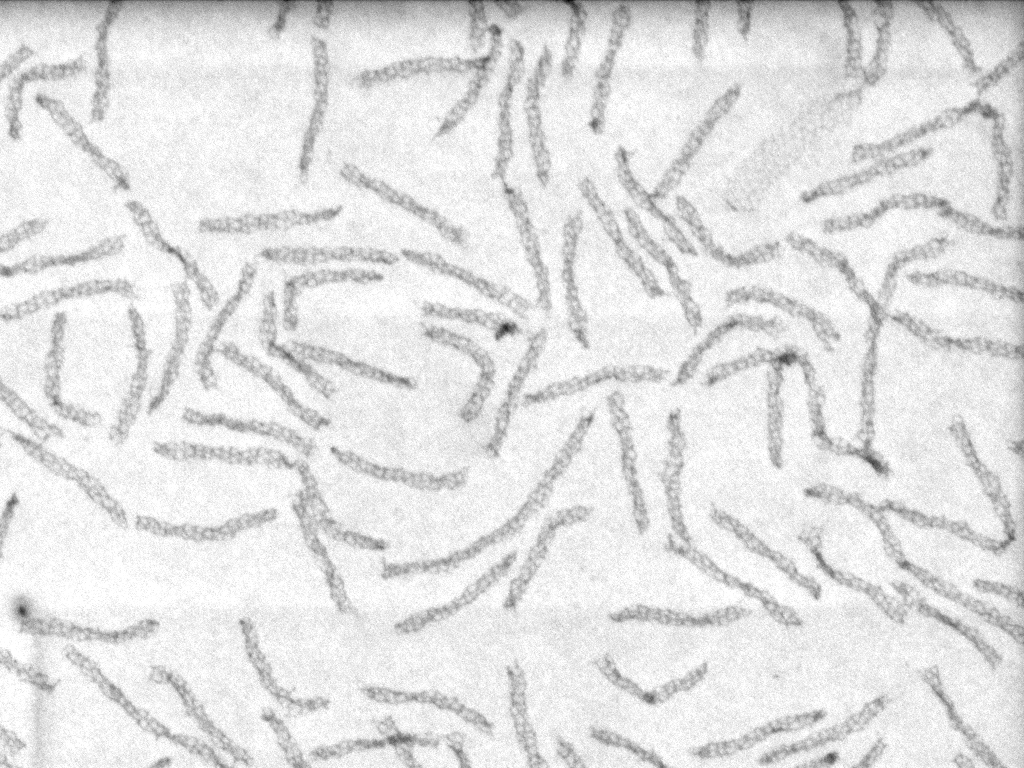
#> input picture test_images/tube dimer10.tif, 1024 x 768 px
$ python segment_trusses_region_based.py
#> lines starting #> are read from the running program, lines starting #| are printed output that depends on the picture; after the words box and inside, x2 and y2 are one past the last pixel; in counts of white or black regions, pixels touching at a corner belong together
import os
import matplotlib.pyplot as plt
import matplotlib
from skimage import io, filters, morphology, feature, measure
from scipy import ndimage
from skimage.color import label2rgb

matplotlib.use('Qt5Agg')

in_folder = 'test_images'
file_name = 'tube dimer10.tif'

truss_image = io.imread(os.path.join(in_folder, file_name))
#> truss_image is the input picture: shape (768, 1024); min 0, max 255, mean 226

fig, ax = plt.subplots(nrows=2, ncols=2, sharex=True, sharey=True)
ax[0][0].imshow(truss_image)

thresh = filters.threshold_otsu(truss_image)
#> thresh = 211
binary = truss_image > thresh
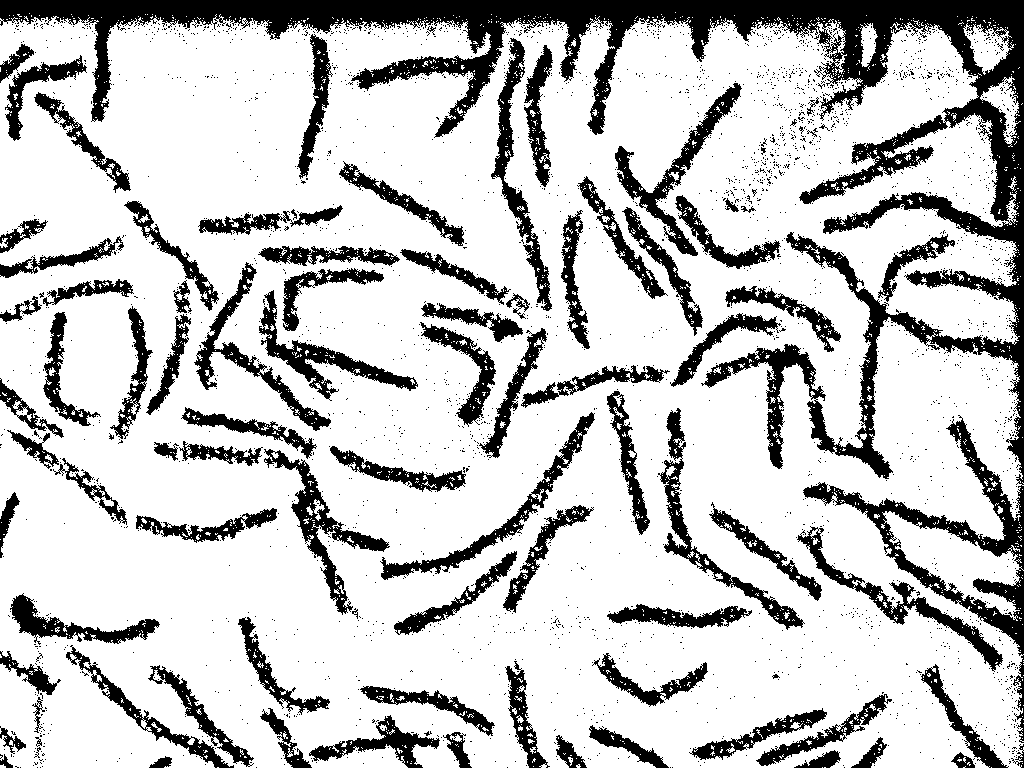
#> binary: shape (768, 1024) bool; 77.2% white; 2943 black regions (2852 under 20 px), largest, box (x1, y1, x2, y2) and area: (0, 0, 1024, 743) 69065, (615, 83, 742, 256) 3390, (264, 449, 390, 615) 3364

morphed_image = morphology.remove_small_objects(morphology.remove_small_holes(morphology.binary_opening(binary)))
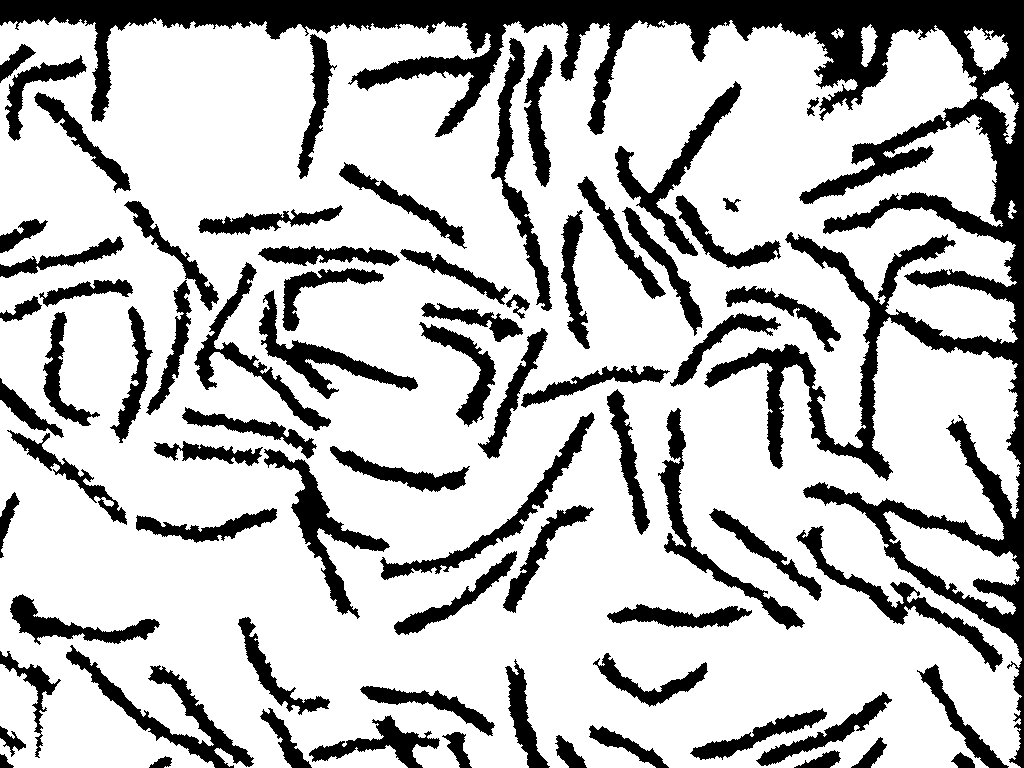
#> morphed_image: shape (768, 1024) bool; 74.8% white; 73 black regions, largest, box (x1, y1, x2, y2) and area: (0, 0, 1024, 768) 78523, (66, 645, 254, 768) 4227, (264, 449, 390, 619) 4010
ax[0][1].imshow(morphed_image)

edges = feature.canny(morphed_image)
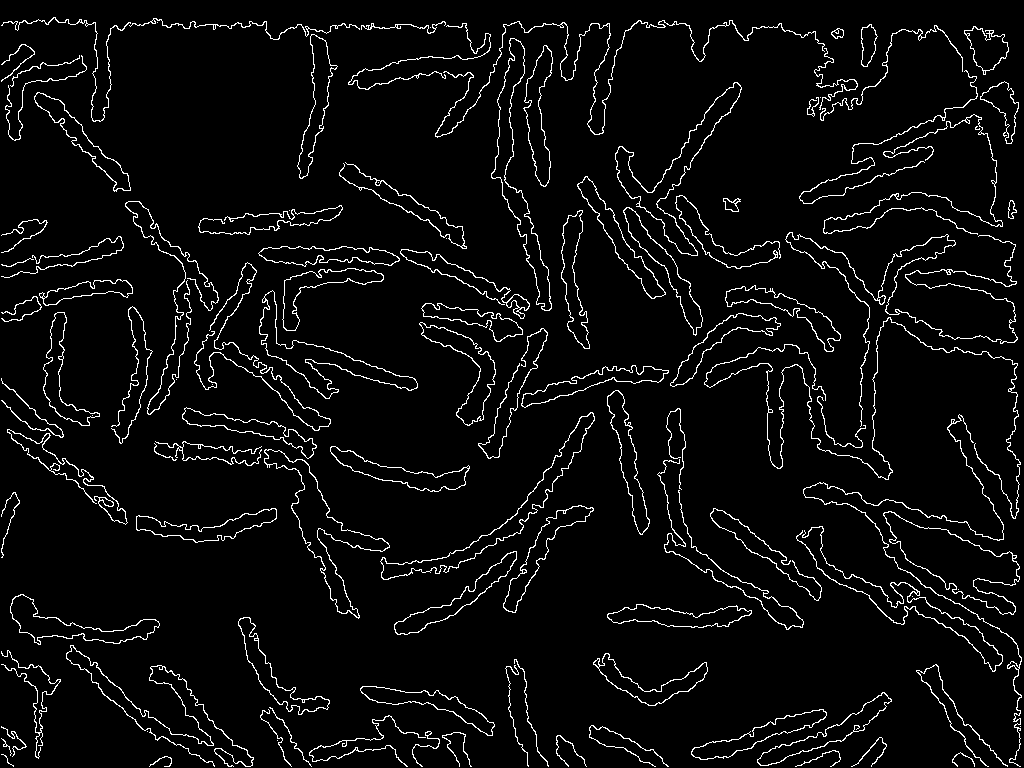
#> edges: shape (768, 1024) bool; 4.7% white in thin lines or dots
ax[1][0].imshow(edges)

ax[1][1].imshow(label2rgb(measure.label(ndimage.binary_fill_holes(edges)), image=truss_image))

plt.show()
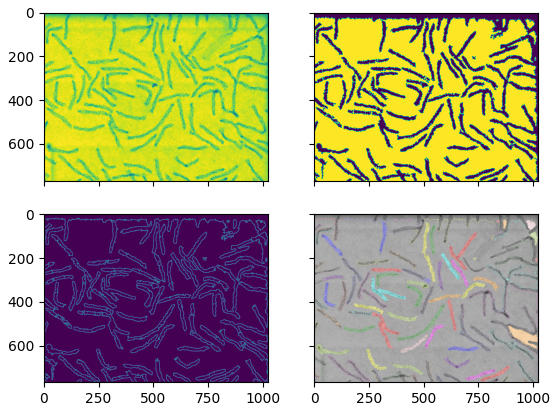
#> figure drawn by matplotlib, 4 panels

a = 2

$ run again, with raw_data/tube dimer05.tif copied over test_images/tube dimer10.tif
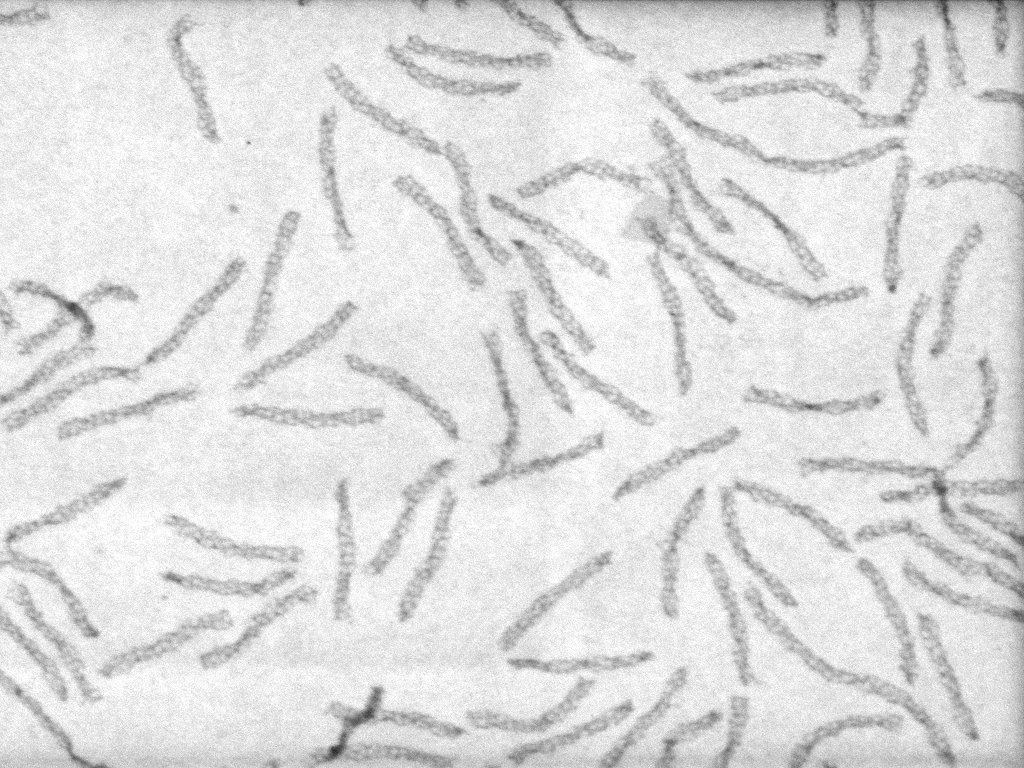
#> input picture raw_data/tube dimer05.tif, 1024 x 768 px
#> truss_image is the input picture: shape (768, 1024); min 38, max 255, mean 222.3
#> thresh = 209
#> `binary = truss_image > thresh`:
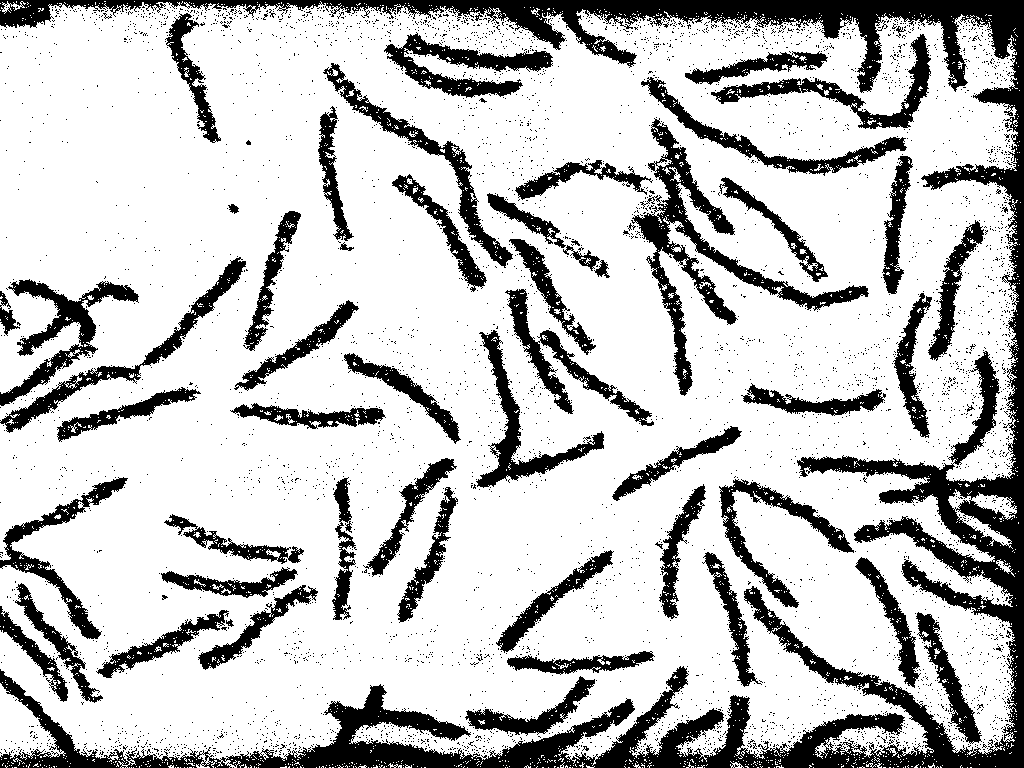
#> binary: shape (768, 1024) bool; 76.6% white; 4645 black regions (4588 under 20 px), largest, box (x1, y1, x2, y2) and area: (0, 0, 1024, 768) 72579, (631, 118, 869, 396) 8827, (0, 279, 139, 406) 4116
#> morphed_image: shape (768, 1024) bool; 74.5% white; 48 black regions, largest, box (x1, y1, x2, y2) and area: (0, 0, 1024, 768) 85749, (623, 118, 869, 396) 10199, (0, 279, 139, 408) 4564
#> edges: shape (768, 1024) bool; 4.3% white in thin lines or dots
#> `plt.show()`:
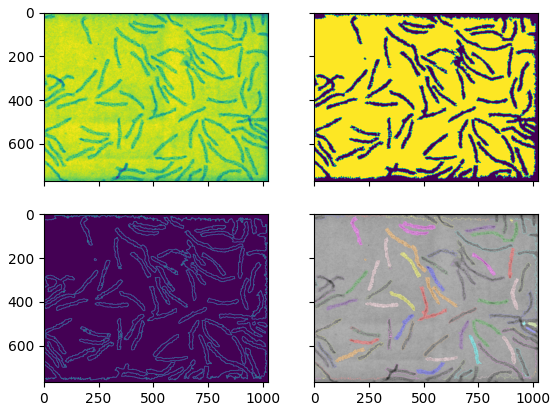
#> figure drawn by matplotlib, 4 panels

$ run again, with raw_data/tube dimer07.tif copied over test_images/tube dimer10.tif
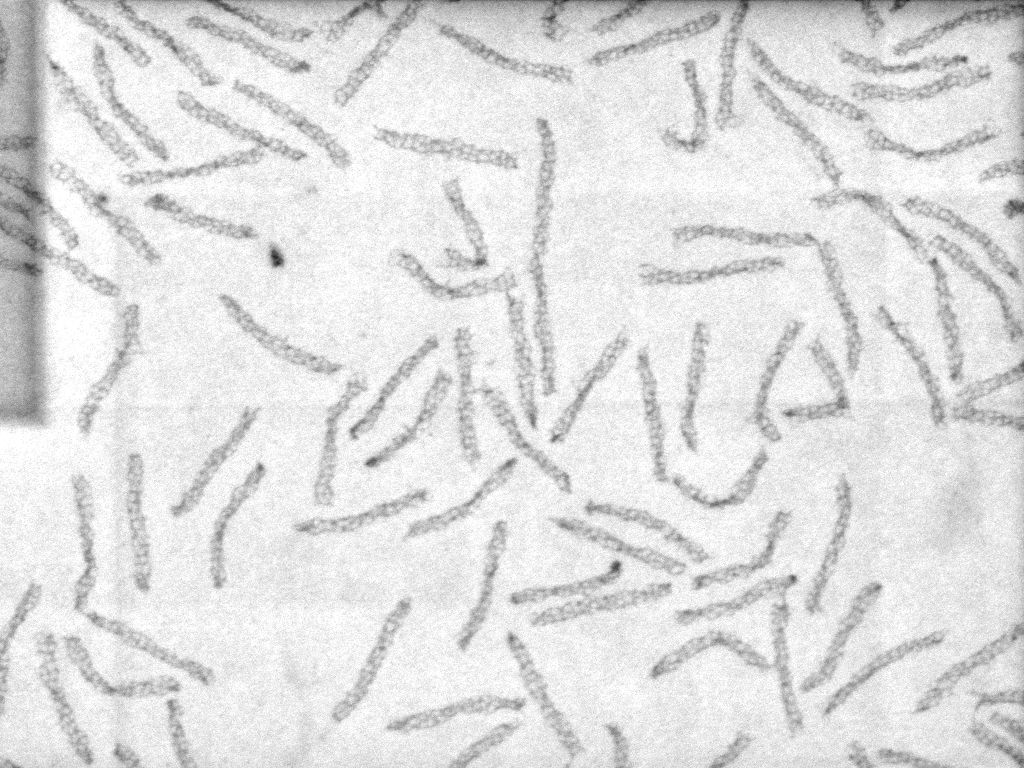
#> input picture raw_data/tube dimer07.tif, 1024 x 768 px
#> truss_image is the input picture: shape (768, 1024); min 29, max 255, mean 223.3
#> thresh = 207
#> `binary = truss_image > thresh`:
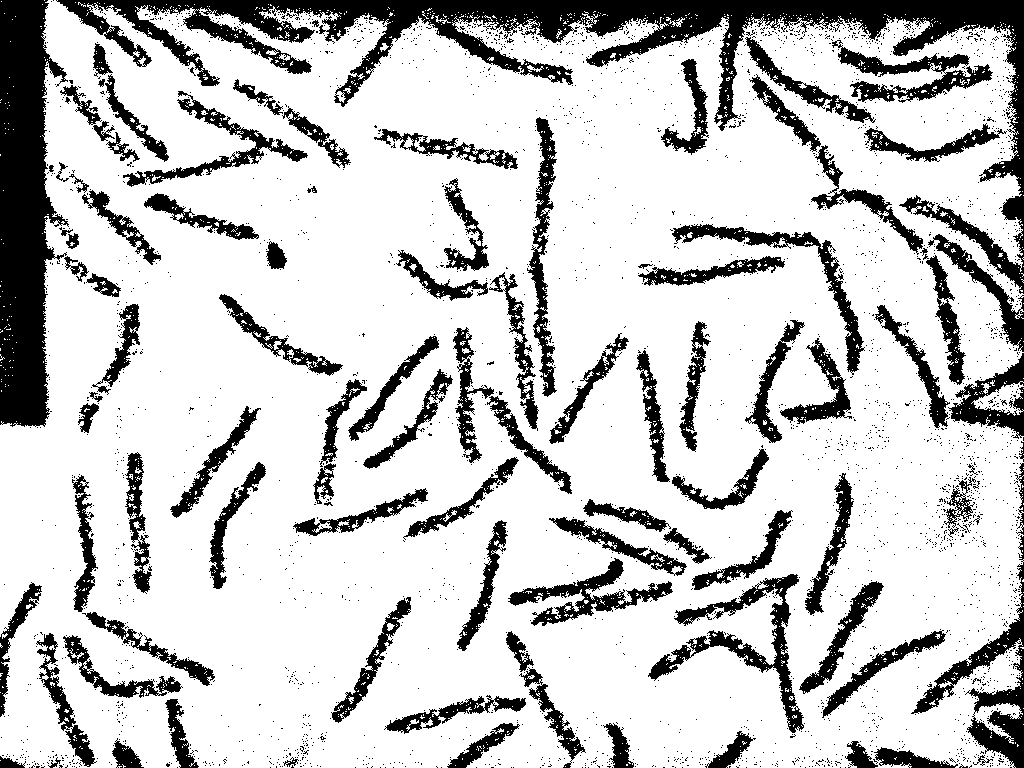
#> binary: shape (768, 1024) bool; 78.4% white; 3093 black regions (2988 under 20 px), largest, box (x1, y1, x2, y2) and area: (56, 0, 1024, 294) 36732, (0, 0, 69, 427) 19831, (911, 535, 1024, 768) 5026
#> morphed_image: shape (768, 1024) bool; 76.3% white; 68 black regions, largest, box (x1, y1, x2, y2) and area: (56, 0, 1024, 768) 54313, (0, 0, 89, 428) 20597, (648, 574, 804, 738) 5199
#> edges: shape (768, 1024) bool; 4.4% white in thin lines or dots
#> `plt.show()`:
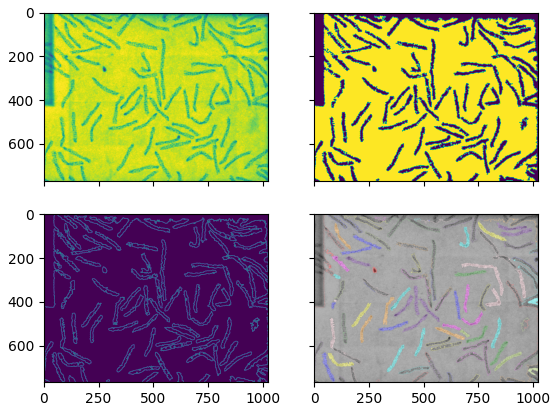
#> figure drawn by matplotlib, 4 panels

$ run again, with raw_data/tube dimer08.tif copied over test_images/tube dimer10.tif
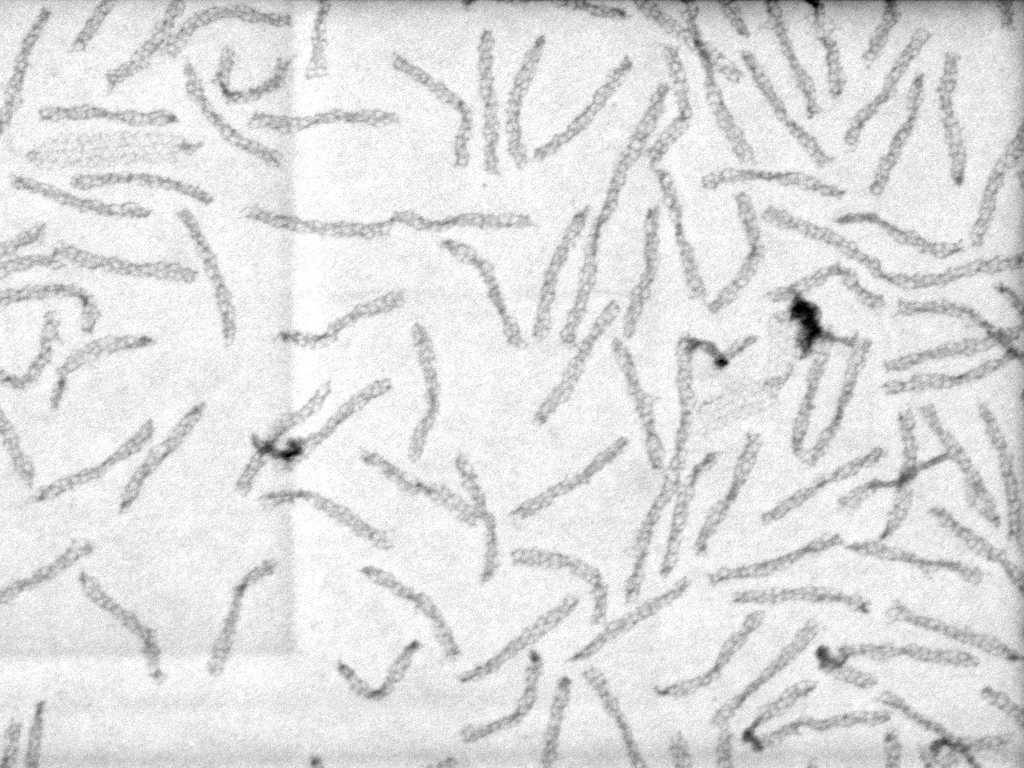
#> input picture raw_data/tube dimer08.tif, 1024 x 768 px
#> truss_image is the input picture: shape (768, 1024); min 0, max 255, mean 223.4
#> thresh = 209
#> `binary = truss_image > thresh`:
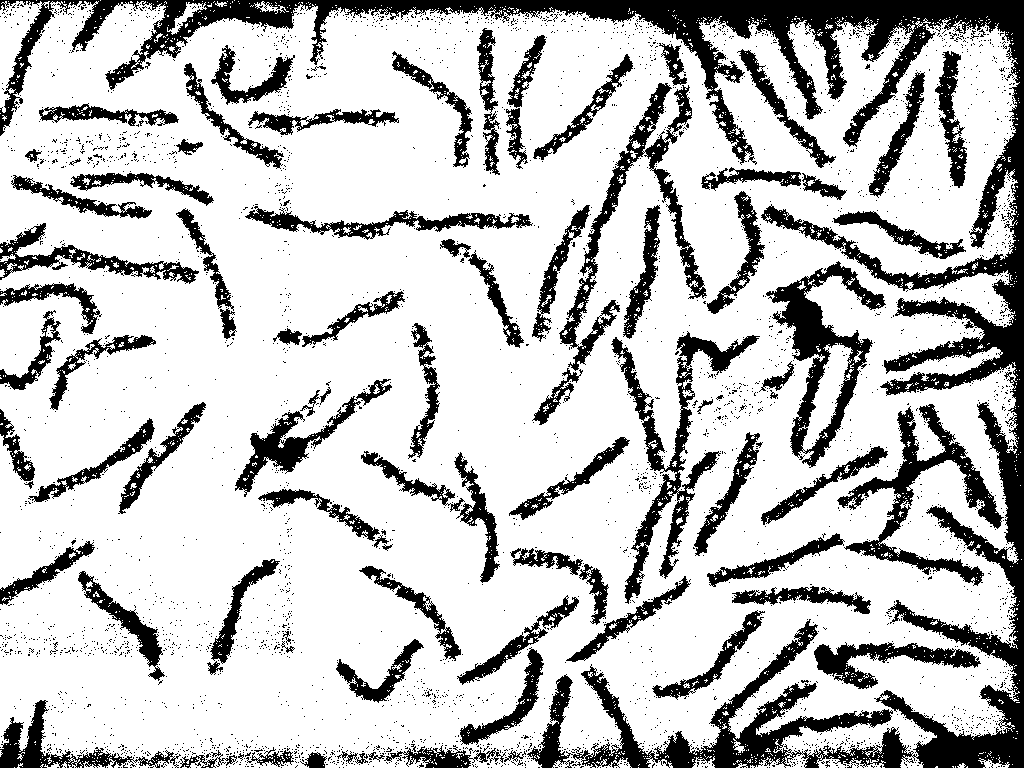
#> binary: shape (768, 1024) bool; 76.4% white; 3661 black regions (3567 under 20 px), largest, box (x1, y1, x2, y2) and area: (0, 0, 1024, 768) 68611, (611, 331, 760, 604) 6782, (766, 261, 886, 468) 6766
#> morphed_image: shape (768, 1024) bool; 73.6% white; 62 black regions, largest, box (x1, y1, x2, y2) and area: (0, 0, 1024, 768) 80544, (532, 43, 707, 425) 8735, (707, 404, 1004, 587) 8731
#> edges: shape (768, 1024) bool; 5.1% white in thin lines or dots
#> `plt.show()`:
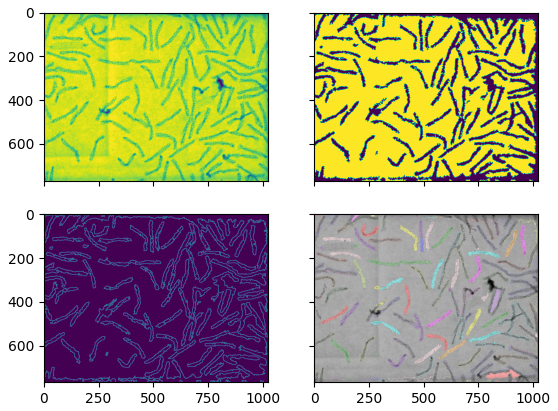
#> figure drawn by matplotlib, 4 panels
